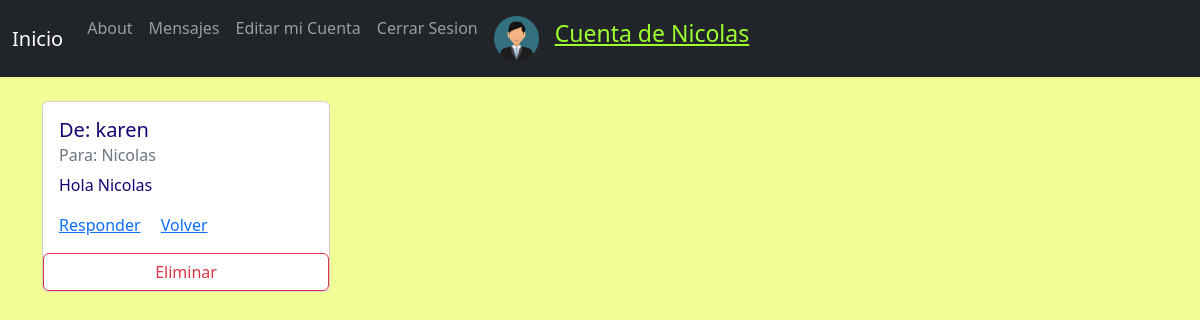
The page /AppMensajeria/mensajeCompleto/24 (signed in) on the database its author committed.
### AppMensajeria/models.py (models this page shows, shortened)
class Mensaje(models.Model):
    emisor = models.ForeignKey(
        settings.AUTH_USER_MODEL,
        on_delete=models.CASCADE,
        related_name='emisor',
    )
    receptor = models.ForeignKey(
        settings.AUTH_USER_MODEL,
        on_delete=models.CASCADE,
        related_name='receptor',
    )
    texto = models.TextField()

### AppMensajeria/views.py (the view)
# urls.py: path('mensajeCompleto/<id>', views.mensajeCompleto, name='mensajeCompleto'),
def mensajeCompleto(request, id):
    mensaje = Mensaje.objects.get(id=id)
    return render(request, 'mensajeCompleto.html',{'mensaje':mensaje,'avatar':getAvatar(request)})

### appBlog/views.py (called while the page is built)
def getAvatar(request):
    lista = Avatar.objects.filter(user=request.user.id)
    if len(lista)!=0:
        imagen=lista[0].imagen.url
    else:
        imagen=''
    return imagen

### AppMensajeria/templates/mensajeCompleto.html (shortened to what this page needs)
{% extends 'base.html' %}
{% block content %}
<div class="card" style="width: 18rem;">
    <div class="card-body">
      <h5 class="card-title">De: {{mensaje.emisor}}</h5>
      <h6 class="card-subtitle mb-2 text-muted">Para: {{mensaje.receptor}}</h6>
      <p class="card-text">{{mensaje.texto}}</p>
      <a href="{% url 'enviarMensaje' %}" class="card-link">Responder</a>
      <a href="{% url 'buzonEntrada' user.id %}" class="card-link">Volver</a>
    </div>
    <a class="btn btn-outline-danger" href="{% url 'eliminarMensaje' mensaje.id %}">Eliminar</a>
</div>
{% endblock %}

### appBlog/templates/base.html (shortened to what this page needs)
{% load static %}
<!doctype html>
<html lang="en">
  <head>
    <link href="https://cdn.jsdelivr.net/npm/bootstrap@5.2.1/dist/css/bootstrap.min.css" rel="stylesheet">
  </head>
  <body style="background-color: rgb(243, 253, 150);">
    <nav class="navbar navbar-expand-lg navbar-dark bg-dark">
        <div class="container-fluid">
          <a class="navbar-brand" href="{% url 'inicio' %}">Inicio</a>
          <div class="collapse navbar-collapse" id="navbarSupportedContent">
            <ul class="navbar-nav me-auto mb-2 mb-lg-0">
              <li class="nav-item">
                <a class="nav-link" href="{% url 'about' %}">About</a>
              </li>
              {% if user.is_authenticated %}
              <li class="nav-item">
                <a class="nav-link" href="{% url 'enviarMensaje' %}">Mensajes</a>
              </li>
              <li class="nav-item">
                <a class="nav-link" href="{% url 'editarPerfil' %}">Editar mi Cuenta</a>
              </li>
              <li class="nav-item">
                <a class="nav-link" href="{% url 'logout' %}">Cerrar Sesion</a>
              </li>
              <li class="nav-item">
                <a class="nav-link" href="{% url 'addAvatar' %}"><img src="{{ avatar }}" width="45px" alt="avatar-img"></a>
              </li>
              <li class="nav-item">
                <a class="nav-link" style="font-size: 23px; text-decoration:underline; color:rgb(158, 255, 47);" href="{% url 'editarPerfil' %}">Cuenta de {{user.username}}</a>
              </li>
              {% endif %}
            </ul>
          </div>
        </div>
    </nav>
    <br>
    <div class="container" style="color:rgb(20, 4, 114);">
        {% block content %}
        {% endblock %}
    </div>
  </body>
</html>

### rows shown on the page
Mensaje: emisor "karen", receptor "Nicolas", texto "Hola Nicolas"

### other values the page prints
{{ user.username }} "Nicolas"
